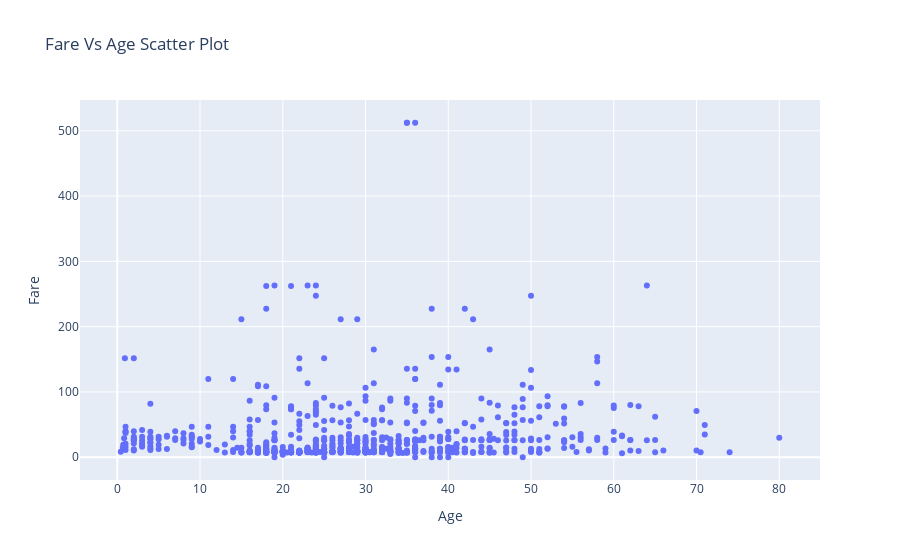

Notebook cell for this chart:
### Markdown cell above
**Scatter Plot -**<br>
Let’s find out the relationship between our Age and Fare columns. This would be useful to answer questions like — does older people tend to buy more expensive fare tickets?

### Code cell
#defining data
trace = go.Scatter(x = train['Age'],y=train['Fare'],text = train['Survived'],mode='markers')
data=[trace]
#defining layout
layout = go.Layout(title='Fare Vs Age Scatter Plot',xaxis=dict(title='Age'),yaxis=dict(title='Fare'),hovermode='closest')
#defining figure and plotting
figure = go.Figure(data=data,layout=layout)
iplot(figure)

### Figure 1 — Plotly figure (JSON) as saved in the notebook; plotly's stock layout.template omitted (floating-point values rounded to 4 significant figures; data arrays with more than 128 entries replaced by an {"elided": "..."} marker saying what was removed)
{"data": [{"mode": "markers", "text": {"elided": "891 int values"}, "type": "scatter", "x": {"elided": "891 float values"}, "y": {"elided": "891 float values"}}], "layout": {"hovermode": "closest", "title": {"text": "Fare Vs Age Scatter Plot"}, "xaxis": {"title": {"text": "Age"}}, "yaxis": {"title": {"text": "Fare"}}}}
